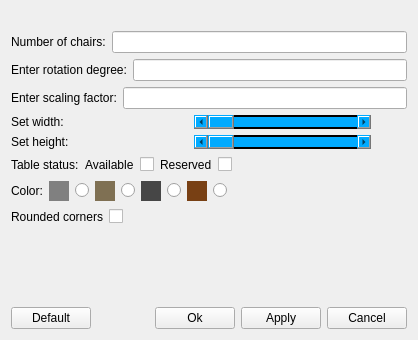
<?xml version="1.0" encoding="UTF-8"?>
<ui version="4.0">
 <class>TableOptions</class>
 <widget class="QDialog" name="TableOptions">
  <property name="geometry">
   <rect>
    <x>0</x>
    <y>0</y>
    <width>418</width>
    <height>340</height>
   </rect>
  </property>
  <property name="windowTitle">
   <string>Table Settings</string>
  </property>
  <layout class="QVBoxLayout" name="verticalLayout_3">
   <item>
    <layout class="QVBoxLayout" name="verticalLayout">
     <item>
      <widget class="QLabel" name="lID">
       <property name="text">
        <string/>
       </property>
      </widget>
     </item>
     <item>
      <layout class="QHBoxLayout" name="horizontalLayout">
       <item>
        <widget class="QLabel" name="label">
         <property name="text">
          <string>Number of chairs:</string>
         </property>
        </widget>
       </item>
       <item>
        <layout class="QHBoxLayout" name="horizontalLayout_3"/>
       </item>
       <item>
        <widget class="QLineEdit" name="leSeats">
         <property name="focusPolicy">
          <enum>Qt::ClickFocus</enum>
         </property>
        </widget>
       </item>
      </layout>
     </item>
     <item>
      <layout class="QHBoxLayout" name="horizontalLayout_4">
       <item>
        <widget class="QLabel" name="label_2">
         <property name="text">
          <string>Enter rotation degree:</string>
         </property>
        </widget>
       </item>
       <item>
        <widget class="QLineEdit" name="leDegrees">
         <property name="focusPolicy">
          <enum>Qt::ClickFocus</enum>
         </property>
        </widget>
       </item>
      </layout>
     </item>
    </layout>
   </item>
   <item>
    <layout class="QHBoxLayout" name="horizontalLayout_9">
     <property name="topMargin">
      <number>0</number>
     </property>
     <item>
      <widget class="QLabel" name="label_5">
       <property name="text">
        <string>Enter scaling factor:</string>
       </property>
      </widget>
     </item>
     <item>
      <widget class="QLineEdit" name="leScale">
       <property name="focusPolicy">
        <enum>Qt::ClickFocus</enum>
       </property>
      </widget>
     </item>
    </layout>
   </item>
   <item>
    <layout class="QHBoxLayout" name="horizontalLayout_7">
     <property name="sizeConstraint">
      <enum>QLayout::SetMinimumSize</enum>
     </property>
     <property name="topMargin">
      <number>0</number>
     </property>
     <item>
      <widget class="QLabel" name="label_3">
       <property name="text">
        <string>Set width:</string>
       </property>
      </widget>
     </item>
     <item>
      <widget class="QScrollBar" name="hsbWidth">
       <property name="autoFillBackground">
        <bool>false</bool>
       </property>
       <property name="styleSheet">
        <string notr="true">border: 2px solid black;
background: rgb(0, 170, 255);
</string>
       </property>
       <property name="minimum">
        <number>50</number>
       </property>
       <property name="maximum">
        <number>600</number>
       </property>
       <property name="orientation">
        <enum>Qt::Horizontal</enum>
       </property>
      </widget>
     </item>
     <item>
      <widget class="QLabel" name="lWidth">
       <property name="maximumSize">
        <size>
         <width>30</width>
         <height>16777215</height>
        </size>
       </property>
       <property name="text">
        <string/>
       </property>
      </widget>
     </item>
    </layout>
   </item>
   <item>
    <layout class="QHBoxLayout" name="horizontalLayout_8">
     <property name="topMargin">
      <number>0</number>
     </property>
     <item>
      <widget class="QLabel" name="label_4">
       <property name="text">
        <string>Set height:</string>
       </property>
      </widget>
     </item>
     <item>
      <widget class="QScrollBar" name="hsbHeight">
       <property name="styleSheet">
        <string notr="true">border: 2px solid black;
background: rgb(0, 170, 255);
</string>
       </property>
       <property name="minimum">
        <number>50</number>
       </property>
       <property name="maximum">
        <number>600</number>
       </property>
       <property name="orientation">
        <enum>Qt::Horizontal</enum>
       </property>
      </widget>
     </item>
     <item>
      <widget class="QLabel" name="lHeight">
       <property name="maximumSize">
        <size>
         <width>30</width>
         <height>16777215</height>
        </size>
       </property>
       <property name="text">
        <string/>
       </property>
      </widget>
     </item>
    </layout>
   </item>
   <item>
    <layout class="QHBoxLayout" name="horizontalLayout_10">
     <property name="topMargin">
      <number>0</number>
     </property>
     <item>
      <widget class="QLabel" name="label_8">
       <property name="text">
        <string>Table status:</string>
       </property>
      </widget>
     </item>
     <item>
      <widget class="QLabel" name="label_6">
       <property name="text">
        <string>Available</string>
       </property>
      </widget>
     </item>
     <item>
      <widget class="QCheckBox" name="cbAvailable">
       <property name="text">
        <string/>
       </property>
      </widget>
     </item>
     <item>
      <widget class="QLabel" name="label_7">
       <property name="text">
        <string>Reserved</string>
       </property>
      </widget>
     </item>
     <item>
      <widget class="QCheckBox" name="cbReserved">
       <property name="text">
        <string/>
       </property>
      </widget>
     </item>
     <item>
      <spacer name="horizontalSpacer_2">
       <property name="orientation">
        <enum>Qt::Horizontal</enum>
       </property>
       <property name="sizeHint" stdset="0">
        <size>
         <width>40</width>
         <height>20</height>
        </size>
       </property>
      </spacer>
     </item>
    </layout>
   </item>
   <item>
    <layout class="QHBoxLayout" name="horizontalLayout_11">
     <property name="topMargin">
      <number>0</number>
     </property>
     <item>
      <widget class="QLabel" name="label_9">
       <property name="text">
        <string>Color:</string>
       </property>
      </widget>
     </item>
     <item>
      <widget class="QLabel" name="label_10">
       <property name="minimumSize">
        <size>
         <width>20</width>
         <height>0</height>
        </size>
       </property>
       <property name="styleSheet">
        <string notr="true">background-color:rgb(128,128,128)</string>
       </property>
       <property name="text">
        <string/>
       </property>
      </widget>
     </item>
     <item>
      <widget class="QRadioButton" name="rbGray">
       <property name="text">
        <string/>
       </property>
      </widget>
     </item>
     <item>
      <widget class="QLabel" name="label_11">
       <property name="minimumSize">
        <size>
         <width>20</width>
         <height>0</height>
        </size>
       </property>
       <property name="styleSheet">
        <string notr="true">background-color:#7f7053</string>
       </property>
       <property name="text">
        <string/>
       </property>
      </widget>
     </item>
     <item>
      <widget class="QRadioButton" name="rbBlack">
       <property name="text">
        <string/>
       </property>
      </widget>
     </item>
     <item>
      <widget class="QLabel" name="label_13">
       <property name="minimumSize">
        <size>
         <width>20</width>
         <height>0</height>
        </size>
       </property>
       <property name="styleSheet">
        <string notr="true">background-color:rgb(70,70,70)</string>
       </property>
       <property name="text">
        <string/>
       </property>
      </widget>
     </item>
     <item>
      <widget class="QRadioButton" name="rbColor3">
       <property name="text">
        <string/>
       </property>
      </widget>
     </item>
     <item>
      <widget class="QLabel" name="label_14">
       <property name="minimumSize">
        <size>
         <width>20</width>
         <height>0</height>
        </size>
       </property>
       <property name="styleSheet">
        <string notr="true">background-color:rgb(120,64,20)</string>
       </property>
       <property name="text">
        <string/>
       </property>
      </widget>
     </item>
     <item>
      <widget class="QRadioButton" name="rbBrown">
       <property name="text">
        <string/>
       </property>
      </widget>
     </item>
     <item>
      <spacer name="horizontalSpacer_3">
       <property name="orientation">
        <enum>Qt::Horizontal</enum>
       </property>
       <property name="sizeHint" stdset="0">
        <size>
         <width>40</width>
         <height>20</height>
        </size>
       </property>
      </spacer>
     </item>
    </layout>
   </item>
   <item>
    <layout class="QHBoxLayout" name="horizontalLayout_12">
     <property name="topMargin">
      <number>0</number>
     </property>
     <item>
      <widget class="QLabel" name="label_12">
       <property name="text">
        <string>Rounded corners</string>
       </property>
      </widget>
     </item>
     <item>
      <widget class="QCheckBox" name="cbRound">
       <property name="text">
        <string/>
       </property>
      </widget>
     </item>
     <item>
      <spacer name="horizontalSpacer_4">
       <property name="orientation">
        <enum>Qt::Horizontal</enum>
       </property>
       <property name="sizeHint" stdset="0">
        <size>
         <width>40</width>
         <height>20</height>
        </size>
       </property>
      </spacer>
     </item>
    </layout>
   </item>
   <item>
    <widget class="QLabel" name="labelInfo">
     <property name="text">
      <string>&lt;html&gt;&lt;head/&gt;&lt;body&gt;&lt;p&gt;&lt;br/&gt;&lt;/p&gt;&lt;/body&gt;&lt;/html&gt;</string>
     </property>
     <property name="textFormat">
      <enum>Qt::RichText</enum>
     </property>
     <property name="alignment">
      <set>Qt::AlignCenter</set>
     </property>
    </widget>
   </item>
   <item>
    <spacer name="verticalSpacer">
     <property name="orientation">
      <enum>Qt::Vertical</enum>
     </property>
     <property name="sizeHint" stdset="0">
      <size>
       <width>20</width>
       <height>40</height>
      </size>
     </property>
    </spacer>
   </item>
   <item>
    <layout class="QHBoxLayout" name="horizontalLayout_6">
     <item>
      <widget class="QPushButton" name="pbDefault">
       <property name="focusPolicy">
        <enum>Qt::NoFocus</enum>
       </property>
       <property name="text">
        <string>Default</string>
       </property>
      </widget>
     </item>
     <item>
      <spacer name="horizontalSpacer">
       <property name="orientation">
        <enum>Qt::Horizontal</enum>
       </property>
       <property name="sizeHint" stdset="0">
        <size>
         <width>40</width>
         <height>20</height>
        </size>
       </property>
      </spacer>
     </item>
     <item>
      <widget class="QPushButton" name="pbOk">
       <property name="focusPolicy">
        <enum>Qt::NoFocus</enum>
       </property>
       <property name="text">
        <string>Ok</string>
       </property>
      </widget>
     </item>
     <item>
      <widget class="QPushButton" name="pbApply">
       <property name="focusPolicy">
        <enum>Qt::NoFocus</enum>
       </property>
       <property name="text">
        <string>Apply</string>
       </property>
      </widget>
     </item>
     <item>
      <widget class="QPushButton" name="pbCancel">
       <property name="focusPolicy">
        <enum>Qt::NoFocus</enum>
       </property>
       <property name="text">
        <string>Cancel</string>
       </property>
      </widget>
     </item>
    </layout>
   </item>
  </layout>
 </widget>
 <resources/>
 <connections/>
</ui>
